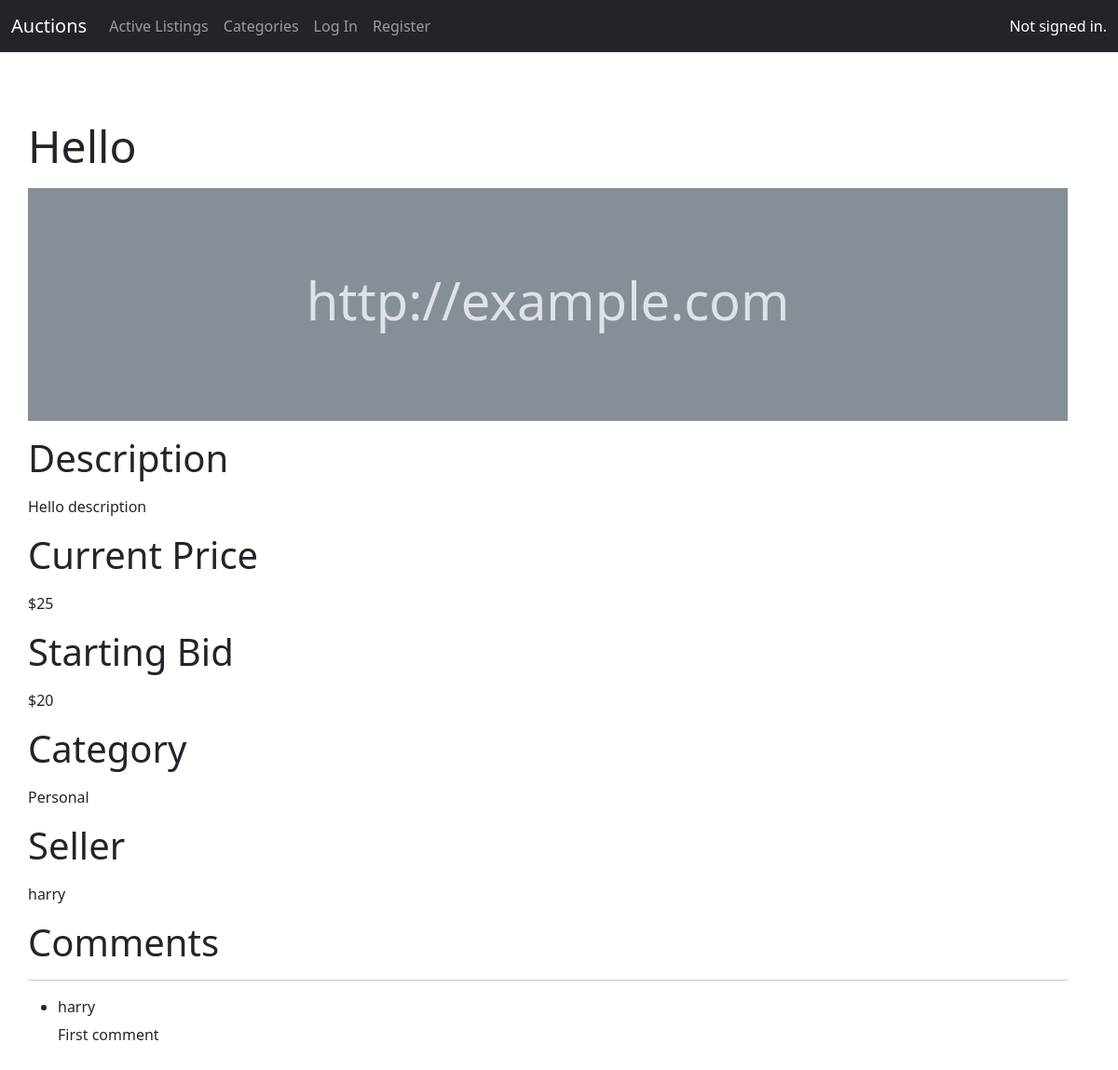
The app's page /listing/2/2 with its own data.
### auctions/models.py (models this page shows, shortened)
class AuctionListing(models.Model):
    title = models.CharField(max_length=64)
    description = models.TextField()
    starting_bid = models.IntegerField()
    current_price = models.ForeignKey('Bid', on_delete=models.CASCADE, related_name="listings")
    image = models.URLField(blank=True)
    category = models.CharField(max_length=64, blank=True)
    seller = models.ForeignKey(User, on_delete=models.CASCADE, related_name="listings")
    comments = models.ManyToManyField('Comment', blank=True, related_name="listings")
    active = models.BooleanField(default=True)
    watchlist = models.ManyToManyField(User, blank=True, related_name="watchlist")

class Bid(models.Model):
    bid = models.IntegerField()
    bidder = models.ForeignKey(User, on_delete=models.CASCADE, related_name="bids", null=True)

class User(AbstractUser):
    pass

class Comment(models.Model):
    author = models.ForeignKey(User, on_delete=models.CASCADE, related_name="comments")
    message = models.TextField()

### auctions/views.py (the view)
# urls.py: path("listing/<int:listing_id>", views.listing, name="listing"),
def listing(request, listing_id, error_bid=0):
    current_listing = AuctionListing.objects.get(pk=listing_id)
    watching = request.user in current_listing.watchlist.all()
    return render(request, "auctions/listing.html", {
        "listing": current_listing,
        "watching": watching,
        "bidding_form": BiddingForm(),
        "comment_form": CommentForm(),
        "comments": current_listing.comments.all(),
        "error_bid": error_bid
    })

### auctions/templates/auctions/listing.html (shortened to what this page needs)
{% extends "auctions/layout.html" %}
{% block body %}
    <p class="display-5">{{ listing.title }}</p>
    <div class="bd-example">
        <svg class="bd-placeholder-img bd-placeholder-img-lg img-fluid" width="100%" height="250" xmlns="http://www.w3.org/2000/svg" role="img" aria-label="Placeholder: Responsive image" preserveAspectRatio="xMidYMid slice" focusable="false"><title>Placeholder</title><rect width="100%" height="100%" fill="#868e96"/><text x="50%" y="50%" fill="#dee2e6" dy=".3em">{{ listing.image }}</text></svg>
    </div>
    <p>
        <p class="display-6">Description</p>
        {{ listing.description }}
    </p>
    <p>
        <p class="display-6">Current Price</p>
        ${{ listing.current_price.bid }}
    </p>
    <p>
        <p class="display-6">Starting Bid</p>
        ${{ listing.starting_bid }}
    </p>
    {% if listing.category %}
        <p>
            <p class="display-6">Category</p>
            {{ listing.category }}
        </p>
    {% endif %}
    <p>
        <p class="display-6">Seller</p>
        {{ listing.seller }}
    </p>
    <div>
        <p class="display-6">Comments</p>
        <hr>
        {% for comment in comments %}
            <ul>
                <li>
                    <h6>{{ comment.author }}</h6>
                    {{ comment.message }}
                </li>
            </ul>
        {% empty %}
            <p>No comments yet.</p>
        {% endfor %}
    </div>
{% endblock %}

### auctions/static/auctions/styles.css (style rules this page uses)
body { padding: 10px; min-height: 75rem; padding-top: 4.5rem; }

### auctions/templates/auctions/layout.html (style rules this page uses)
.bd-placeholder-img { font-size: 1.125rem; text-anchor: middle; -webkit-user-select: none; -moz-user-select: none; user-select: none; }
@media (min-width: 768px) { .bd-placeholder-img-lg { font-size: 3.5rem; } }

### records on screen
AuctionListing: title "Hello", image "http://example.com", description "Hello description", current_price.bid "25", starting_bid "20", category "Personal", seller "harry"
Comment: author "harry", message "First comment"
